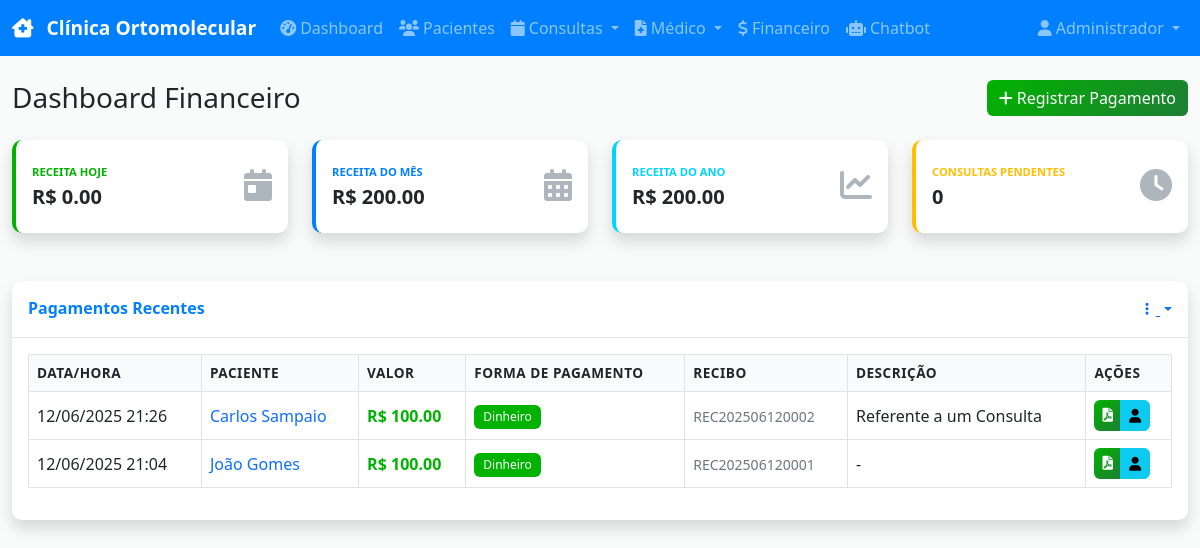
The app's page /financial (signed in) with its own data.
### models.py (models this page shows)
class User(UserMixin, db.Model):
    id = db.Column(db.Integer, primary_key=True)
    username = db.Column(db.String(80), unique=True, nullable=False)
    email = db.Column(db.String(120), unique=True, nullable=False)
    password_hash = db.Column(db.String(256), nullable=False)
    name = db.Column(db.String(100), nullable=False)
    role = db.Column(db.String(20), nullable=False, default='receptionist')  # admin, doctor, receptionist, financial
    crm = db.Column(db.String(20))  # For doctors
    specialty = db.Column(db.String(100))  # For doctors
    created_at = db.Column(db.DateTime, default=datetime.utcnow)
    is_active = db.Column(db.Boolean, default=True)

class Payment(db.Model):
    id = db.Column(db.Integer, primary_key=True)
    patient_id = db.Column(db.Integer, db.ForeignKey('patient.id'), nullable=False)
    appointment_id = db.Column(db.Integer, db.ForeignKey('appointment.id'))
    doctor_id = db.Column(db.Integer, db.ForeignKey('user.id'))
    amount = db.Column(db.Float, nullable=False)
    payment_method = db.Column(db.String(20), nullable=False)  # cash, card, pix, transfer
    payment_date = db.Column(db.DateTime, default=datetime.utcnow)
    description = db.Column(db.String(200))
    receipt_number = db.Column(db.String(20), unique=True)
    status = db.Column(db.String(20), default='paid')  # paid, pending, cancelled
    appointment = db.relationship('Appointment', backref='payments')
    doctor = db.relationship('User', backref='payments_received')

class Patient(db.Model):
    id = db.Column(db.Integer, primary_key=True)
    name = db.Column(db.String(100), nullable=False)
    cpf = db.Column(db.String(14), unique=True, nullable=False)
    birth_date = db.Column(db.Date, nullable=False)
    phone = db.Column(db.String(20), nullable=False)
    email = db.Column(db.String(120))
    address = db.Column(db.String(200))
    medical_history = db.Column(Text)
    allergies = db.Column(Text)
    current_medications = db.Column(Text)
    emergency_contact = db.Column(db.String(100))
    emergency_phone = db.Column(db.String(20))
    created_at = db.Column(db.DateTime, default=datetime.utcnow)
    appointments = db.relationship('Appointment', backref='patient', lazy=True)
    medical_records = db.relationship('MedicalRecord', backref='patient', lazy=True)
    prescriptions = db.relationship('Prescription', backref='patient', lazy=True)
    payments = db.relationship('Payment', backref='patient', lazy=True)

### routes.py (the view)
@app.route('/financial')
@login_required
def financial_dashboard():
    if current_user.role not in ['financial', 'admin']:
        flash('Acesso negado.', 'error')
        return redirect(url_for('dashboard'))
    today = datetime.now()
    current_month = today.month
    current_year = today.year
    stats = {
        'total_today': db.session.query(db.func.sum(Payment.amount)).filter(
            db.func.date(Payment.payment_date) == today.date()
        ).scalar() or 0,
        'total_month': db.session.query(db.func.sum(Payment.amount)).filter(
            db.func.extract('month', Payment.payment_date) == current_month,
            db.func.extract('year', Payment.payment_date) == current_year
        ).scalar() or 0,
        'total_year': db.session.query(db.func.sum(Payment.amount)).filter(
            db.func.extract('year', Payment.payment_date) == current_year
        ).scalar() or 0,
        'pending_count': Appointment.query.filter_by(status='scheduled').count()
    }
    recent_payments = Payment.query.order_by(Payment.payment_date.desc()).limit(10).all()
    return render_template('financial/dashboard.html', stats=stats, recent_payments=recent_payments)

### templates/financial/dashboard.html (shortened to what this page needs)
{% extends "base.html" %}
{% block content %}
<div class="container-fluid">
    <div class="row">
        <div class="col-12">
            <div class="d-sm-flex align-items-center justify-content-between mb-4">
                <h1 class="h3 mb-0 text-gray-800">Dashboard Financeiro</h1>
                <a href="{{ url_for('payment_new') }}" class="btn btn-success">
                    <i class="fas fa-plus me-1"></i>Registrar Pagamento
                </a>
            </div>
        </div>
    </div>
    <div class="row mb-4">
        <div class="col-xl-3 col-md-6 mb-4">
            <div class="card border-left-success shadow h-100 py-2">
                <div class="card-body">
                    <div class="row no-gutters align-items-center">
                        <div class="col mr-2">
                            <div class="text-xs font-weight-bold text-success text-uppercase mb-1">
                                Receita Hoje
                            </div>
                            <div class="h5 mb-0 font-weight-bold text-gray-800">R$ {{ "%.2f"|format(stats.total_today) }}</div>
                        </div>
                        <div class="col-auto">
                            <i class="fas fa-calendar-day fa-2x text-gray-300"></i>
                        </div>
                    </div>
                </div>
            </div>
        </div>
        <div class="col-xl-3 col-md-6 mb-4">
            <div class="card border-left-primary shadow h-100 py-2">
                <div class="card-body">
                    <div class="row no-gutters align-items-center">
                        <div class="col mr-2">
                            <div class="text-xs font-weight-bold text-primary text-uppercase mb-1">
                                Receita do Mês
                            </div>
                            <div class="h5 mb-0 font-weight-bold text-gray-800">R$ {{ "%.2f"|format(stats.total_month) }}</div>
                        </div>
                        <div class="col-auto">
                            <i class="fas fa-calendar-alt fa-2x text-gray-300"></i>
                        </div>
                    </div>
                </div>
            </div>
        </div>
        <div class="col-xl-3 col-md-6 mb-4">
            <div class="card border-left-info shadow h-100 py-2">
                <div class="card-body">
                    <div class="row no-gutters align-items-center">
                        <div class="col mr-2">
                            <div class="text-xs font-weight-bold text-info text-uppercase mb-1">
                                Receita do Ano
                            </div>
                            <div class="h5 mb-0 font-weight-bold text-gray-800">R$ {{ "%.2f"|format(stats.total_year) }}</div>
                        </div>
                        <div class="col-auto">
                            <i class="fas fa-chart-line fa-2x text-gray-300"></i>
                        </div>
                    </div>
                </div>
            </div>
        </div>
        <div class="col-xl-3 col-md-6 mb-4">
            <div class="card border-left-warning shadow h-100 py-2">
                <div class="card-body">
                    <div class="row no-gutters align-items-center">
                        <div class="col mr-2">
                            <div class="text-xs font-weight-bold text-warning text-uppercase mb-1">
                                Consultas Pendentes
                            </div>
                            <div class="h5 mb-0 font-weight-bold text-gray-800">{{ stats.pending_count }}</div>
                        </div>
                        <div class="col-auto">
                            <i class="fas fa-clock fa-2x text-gray-300"></i>
                        </div>
                    </div>
                </div>
            </div>
        </div>
    </div>
    <div class="row">
        <div class="col-12">
            <div class="card shadow mb-4">
                <div class="card-header py-3 d-flex flex-row align-items-center justify-content-between">
                    <h6 class="m-0 font-weight-bold text-primary">Pagamentos Recentes</h6>
                    <div class="dropdown no-arrow">
                        <a class="dropdown-toggle" href="#" role="button" id="dropdownMenuLink" data-bs-toggle="dropdown">
                            <i class="fas fa-ellipsis-v fa-sm fa-fw text-gray-400"></i>
                        </a>
                    </div>
                </div>
                <div class="card-body">
                    {% if recent_payments %}
                    <div class="table-responsive">
                        <table class="table table-bordered" width="100%" cellspacing="0">
                            <thead>
                                <tr>
                                    <th>Data/Hora</th>
                                    <th>Paciente</th>
                                    <th>Valor</th>
                                    <th>Forma de Pagamento</th>
                                    <th>Recibo</th>
                                    <th>Descrição</th>
                                    <th>Ações</th>
                                </tr>
                            </thead>
                            <tbody>
                                {% for payment in recent_payments %}
                                <tr>
                                    <td>{{ payment.payment_date.strftime('%d/%m/%Y %H:%M') }}</td>
                                    <td>
                                        <a href="{{ url_for('patient_view', id=payment.patient.id) }}" class="text-decoration-none">
                                            {{ payment.patient.name }}
                                        </a>
                                    </td>
                                    <td><strong class="text-success">R$ {{ "%.2f"|format(payment.amount) }}</strong></td>
                                    <td>
                                        <span class="badge
                                            {% if payment.payment_method == 'cash' %}bg-success
                                            {% elif payment.payment_method == 'card' %}bg-primary
                                            {% elif payment.payment_method == 'pix' %}bg-info
                                            {% else %}bg-secondary{% endif %}">
                                            {% if payment.payment_method == 'cash' %}Dinheiro
                                            {% elif payment.payment_method == 'card' %}Cartão
                                            {% elif payment.payment_method == 'pix' %}PIX
                                            {% elif payment.payment_method == 'transfer' %}Transferência
                                            {% else %}{{ payment.payment_method.title() }}{% endif %}
                                        </span>
                                    </td>
                                    <td><small class="text-muted">{{ payment.receipt_number }}</small></td>
                                    <td>{{ (payment.description[:30] + '...') if payment.description and payment.description|length > 30 else (payment.description or '-') }}</td>
                                    <td>
                                        <div class="btn-group" role="group">
                                            <a href="{{ url_for('receipt_pdf', id=payment.id) }}" class="btn btn-success btn-sm" title="Gerar Recibo" target="_blank">
                                                <i class="fas fa-file-pdf"></i>
                                            </a>
                                            <a href="{{ url_for('patient_view', id=payment.patient.id) }}" class="btn btn-info btn-sm" title="Ver Paciente">
                                                <i class="fas fa-user"></i>
                                            </a>
                                        </div>
                                    </td>
                                </tr>
                                {% endfor %}
                            </tbody>
                        </table>
                    </div>
                    {% endif %}
                </div>
            </div>
        </div>
    </div>
</div>
{% endblock %}

### templates/base.html (shortened to what this page needs)
<!DOCTYPE html>
<html lang="pt-BR">
<head>
    <link href="https://cdn.jsdelivr.net/npm/bootstrap@5.3.0/dist/css/bootstrap.min.css" rel="stylesheet">
    <link href="https://cdnjs.cloudflare.com/ajax/libs/font-awesome/6.0.0/css/all.min.css" rel="stylesheet">
    <link href="https://cdn.jsdelivr.net/npm/fullcalendar@6.1.8/index.global.min.css" rel="stylesheet">
    <link href="{{ url_for('static', filename='css/style.css') }}" rel="stylesheet">
</head>
<body>
    {% if current_user.is_authenticated %}
    <nav class="navbar navbar-expand-lg navbar-dark bg-primary fixed-top">
        <div class="container-fluid">
            <a class="navbar-brand" href="{{ url_for('dashboard') }}">
                <i class="fas fa-clinic-medical me-2"></i>
                Clínica Ortomolecular
            </a>
            <div class="collapse navbar-collapse" id="navbarNav">
                <ul class="navbar-nav me-auto">
                    <li class="nav-item">
                        <a class="nav-link" href="{{ url_for('dashboard') }}">
                            <i class="fas fa-tachometer-alt me-1"></i>Dashboard
                        </a>
                    </li>
                    <li class="nav-item">
                        <a class="nav-link" href="{{ url_for('patients_list') }}">
                            <i class="fas fa-users me-1"></i>Pacientes
                        </a>
                    </li>
                    <li class="nav-item dropdown">
                        <a class="nav-link dropdown-toggle" href="#" role="button" data-bs-toggle="dropdown">
                            <i class="fas fa-calendar me-1"></i>Consultas
                        </a>
                    </li>
                    {% if current_user.role in ['doctor', 'admin'] %}
                    <li class="nav-item dropdown">
                        <a class="nav-link dropdown-toggle" href="#" role="button" data-bs-toggle="dropdown">
                            <i class="fas fa-file-medical me-1"></i>Médico
                        </a>
                    </li>
                    {% endif %}
                    {% if current_user.role in ['financial', 'admin', 'receptionist'] %}
                    <li class="nav-item">
                        <a class="nav-link" href="{{ url_for('financial_dashboard') }}">
                            <i class="fas fa-dollar-sign me-1"></i>Financeiro
                        </a>
                    </li>
                    {% endif %}
                    <li class="nav-item">
                        <a class="nav-link" href="{{ url_for('chatbot') }}">
                            <i class="fas fa-robot me-1"></i>Chatbot
                        </a>
                    </li>
                </ul>
                <ul class="navbar-nav">
                    <li class="nav-item dropdown">
                        <a class="nav-link dropdown-toggle" href="#" role="button" data-bs-toggle="dropdown">
                            <i class="fas fa-user me-1"></i>{{ current_user.name }}
                        </a>
                    </li>
                </ul>
            </div>
        </div>
    </nav>
    {% endif %}
    <main class="{% if current_user.is_authenticated %}main-content{% endif %}">
        {% block content %}{% endblock %}
    </main>
</body>
</html>

### records on screen
User: name "Administrador"
Payment: payment_date "12/06/2025 21:26", patient.name "Carlos Sampaio", amount "100.00", payment_method "Dinheiro", receipt_number "REC202506120002", description "Referente a um Consulta"
Payment: payment_date "12/06/2025 21:04", patient.name "João Gomes", amount "100.00", payment_method "Dinheiro", receipt_number "REC202506120001", description "-"

### other values on screen
{{ "%.2f"|format(stats.total_today) }} "0.00"
{{ "%.2f"|format(stats.total_month) }} "200.00"
{{ "%.2f"|format(stats.total_year) }} "200.00"
{{ stats.pending_count }} "0"
